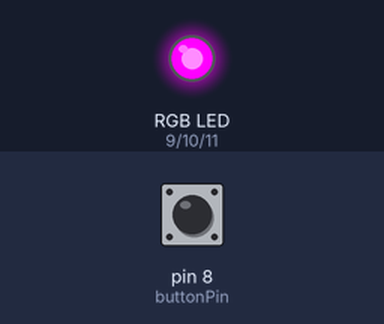
The sketch below on a simulated Arduino Uno, built with avr-gcc and run on an emulated ATmega328P. Parts: an RGB LED mixed from three pins (HIGH = lit). Inputs (shaded band) come from the test bench; at power-on: pin 8 (buttonPin) HIGH.

Above: at 1.2 s.
1.3 s: pin 8 (buttonPin) pulled LOW for 0.15 s
At 1.37 s:
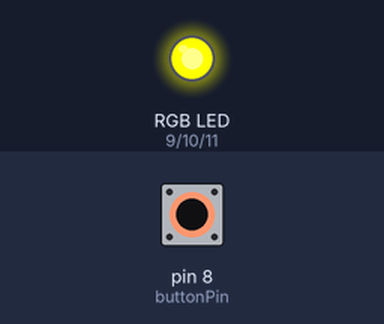
2.9 s: pin 8 (buttonPin) pulled LOW for 3.2 s
At 7.5 s:
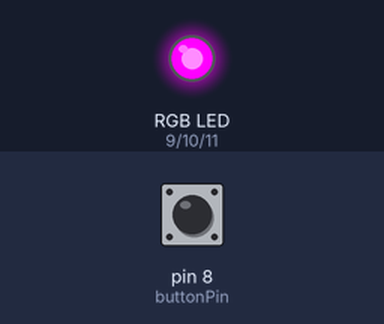
Timing chart, 0 to 9.0 s (numbered marks = the images above; inputs shaded):
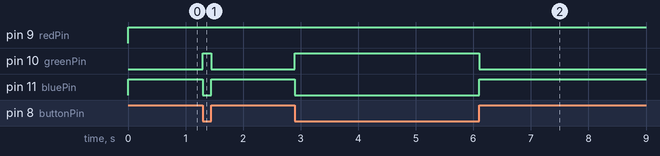

Measured:
- after the input at 1.3 s, pin 10 (greenPin): LOW → HIGH at once, → LOW 0.15 s later; pin 11 (bluePin): HIGH → LOW at once, → HIGH 0.15 s later
- after the input at 2.9 s, pin 10 (greenPin): LOW → HIGH at once, → LOW 3.2 s later; pin 11 (bluePin): HIGH → LOW at once, → HIGH 3.2 s later

The sketch:

rgnotpressed.rbpressed.ino
```cpp
/* This is the PB Not Pressed RG On PB Pressed RB On Program.
To display a RG on the LED, red and green should be high or on.
To display a RB on the LED, red and blue should be high or on. */

int redPin = 9;   // red pin of the RGB LED connected to pin 9
int greenPin = 10; // green pin of the RGB LED connected to pin 10
int bluePin = 11;  // blue pin of the RGB LED connected to pin 11
int buttonPin = 8; // push button connected to pin 8
int buttonState;   // variable for storing the button state

void setup() {
  pinMode(redPin, OUTPUT);   // set the red pin as an output
  pinMode(greenPin, OUTPUT); // set the green pin as an output
  pinMode(bluePin, OUTPUT);  // set the blue pin as an output
  pinMode(buttonPin, INPUT_PULLUP); // set the button pin as an input with pull-up resistor
}

void loop() {
  buttonState = digitalRead(buttonPin); // read the state of the button
  if (buttonState == LOW) { // if button is not pressed
    digitalWrite(redPin, HIGH);   // turn on the red LED
    digitalWrite(greenPin, HIGH); // turn on the green LED
    digitalWrite(bluePin, LOW);   // turn off the blue LED
  } else { // if button is pressed
    digitalWrite(redPin, HIGH);  // turn on the red LED
    digitalWrite(greenPin, LOW); // turn off the green LED
    digitalWrite(bluePin, HIGH); // turn on the blue LED
  }
}
```
